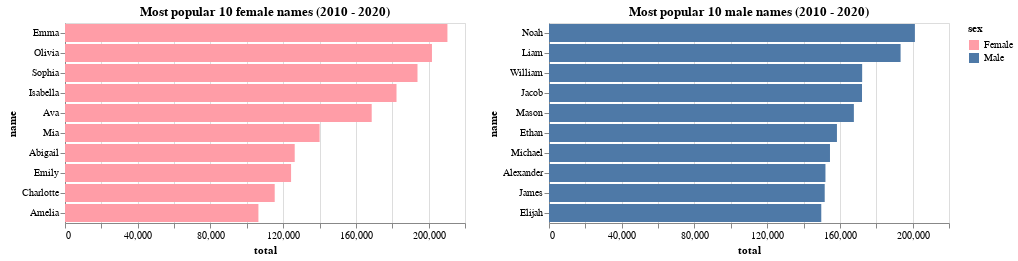

Notebook source saved alongside this figure:
### Markdown cell above
My wife and I knew were were having a boy, and at one time *Liam* was on our shortlist. Knowing that it was one of the most popular names definitely made it less appealing to us.

### Code cell
multiColBarChart(data, x_field='total', y_field='name', color_field='sex', grp_field='sex', limit=name_limit)

### Figure 1 — Vega-Lite specification as saved in the notebook (floating-point values rounded to 4 significant figures)
{"config": {"view": {"continuousWidth": 400, "continuousHeight": 300}}, "hconcat": [{"data": {"name": "data-6e49237c5f640e0e0c45cbc42377a84a"}, "mark": "bar", "encoding": {"color": {"field": "sex", "scale": {"domain": ["Female", "Male"], "range": ["#ff9da7", "#4e79a7"]}, "type": "nominal"}, "x": {"field": "total", "type": "quantitative"}, "y": {"field": "name", "sort": ["Emma", "Olivia", "Sophia", "Isabella", "Ava", "Mia", "Abigail", "Emily", "Charlotte", "Amelia"], "type": "nominal"}}, "title": "Most popular 10 female names (2010 - 2020)"}, {"data": {"name": "data-11957a9e2597552a72644449f601b523"}, "mark": "bar", "encoding": {"color": {"field": "sex", "scale": {"domain": ["Female", "Male"], "range": ["#ff9da7", "#4e79a7"]}, "type": "nominal"}, "x": {"field": "total", "type": "quantitative"}, "y": {"field": "name", "sort": ["Noah", "Liam", "William", "Jacob", "Mason", "Ethan", "Michael", "Alexander", "James", "Elijah"], "type": "nominal"}}, "title": "Most popular 10 male names (2010 - 2020)"}], "$schema": "https://vega.github.io/schema/vega-lite/v4.17.0.json", "datasets": {"data-6e49237c5f640e0e0c45cbc42377a84a": [{"sex": "Female", "name": "Emma", "total": 210336}, {"sex": "Female", "name": "Olivia", "total": 201826}, {"sex": "Female", "name": "Sophia", "total": 193872}, {"sex": "Female", "name": "Isabella", "total": 182331}, {"sex": "Female", "name": "Ava", "total": 168690}, {"sex": "Female", "name": "Mia", "total": 140038}, {"sex": "Female", "name": "Abigail", "total": 126343}, {"sex": "Female", "name": "Emily", "total": 124342}, {"sex": "Female", "name": "Charlotte", "total": 115342}, {"sex": "Female", "name": "Amelia", "total": 106381}], "data-11957a9e2597552a72644449f601b523": [{"sex": "Male", "name": "Noah", "total": 201245}, {"sex": "Male", "name": "Liam", "total": 193376}, {"sex": "Male", "name": "William", "total": 172238}, {"sex": "Male", "name": "Jacob", "total": 172154}, {"sex": "Male", "name": "Mason", "total": 167681}, {"sex": "Male", "name": "Ethan", "total": 158372}, {"sex": "Male", "name": "Michael", "total": 154541}, {"sex": "Male", "name": "Alexander", "total": 152050}, {"sex": "Male", "name": "James", "total": 151642}, {"sex": "Male", "name": "Elijah", "total": 149752}]}}
